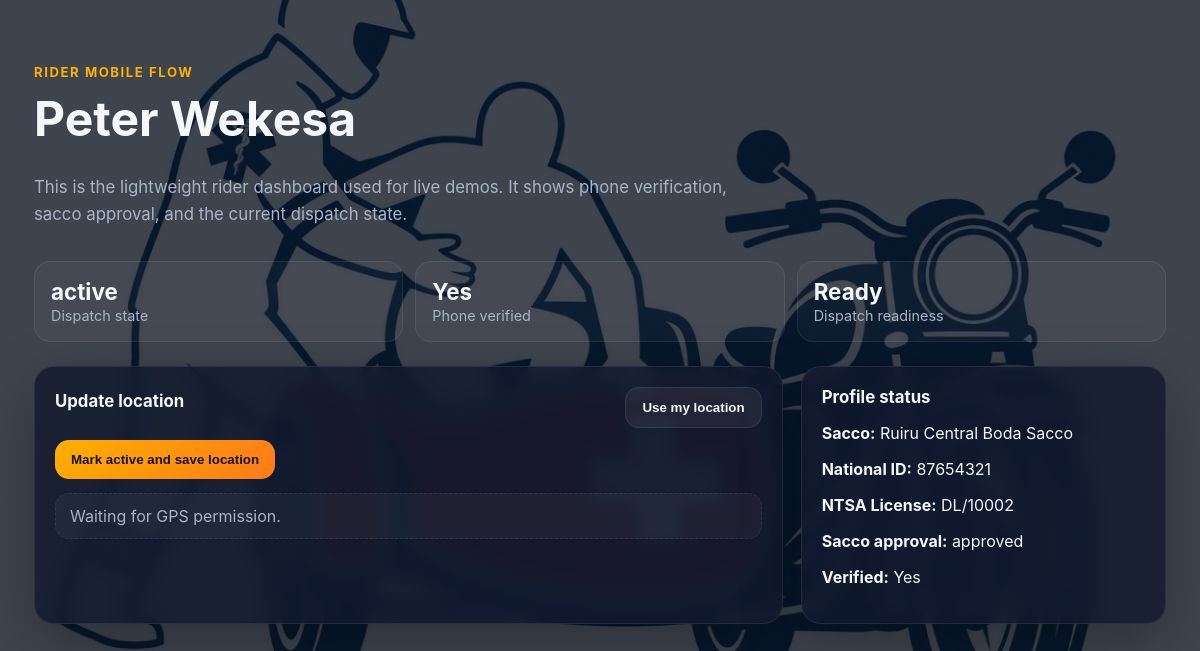
/riders/2/mobile/, run on the app's committed database.
### dispatch/models.py (models this page shows, shortened)
class RiderProfile(models.Model):
    class DispatchStatus(models.TextChoices):
        ACTIVE = "active", "Active"
        INACTIVE = "inactive", "Inactive"
    class SaccoApprovalStatus(models.TextChoices):
        PENDING = "pending", "Pending"
        APPROVED = "approved", "Approved"
        REJECTED = "rejected", "Rejected"
    national_id_validator = RegexValidator(regex=r"^\d{8}$", message="National ID number must be exactly 8 digits.")
    license_validator = RegexValidator(
        regex=r"^[A-Z0-9/-]{5,20}$",
        message="NTSA license number must be a valid alphanumeric code.",
    )
    user = models.OneToOneField(User, null=True, blank=True, on_delete=models.SET_NULL, related_name="rider_profile")
    full_name = models.CharField(max_length=120)
    phone_number = models.CharField(max_length=32, unique=True)
    national_id = models.CharField(max_length=8, unique=True, validators=[national_id_validator])
    ntsa_license_number = models.CharField(max_length=32, unique=True, validators=[license_validator])
    sacco = models.ForeignKey(Sacco, null=True, blank=True, on_delete=models.SET_NULL, related_name="riders")
    latitude = models.DecimalField(max_digits=9, decimal_places=6)
    longitude = models.DecimalField(max_digits=9, decimal_places=6)
    status = models.CharField(
        max_length=16,
        choices=DispatchStatus.choices,
        default=DispatchStatus.INACTIVE,
    )
    sacco_approval_status = models.CharField(
        max_length=16,
        choices=SaccoApprovalStatus.choices,
        default=SaccoApprovalStatus.PENDING,
    )
    is_phone_verified = models.BooleanField(default=False)
    is_verified = models.BooleanField(default=False)
    is_trained_first_aid = models.BooleanField(default=False)
    profile_photo = models.FileField(upload_to="rider-documents/photos/", blank=True)
    certificate_of_good_conduct = models.FileField(upload_to="rider-documents/good-conduct/", blank=True)
    sacco_membership_card = models.FileField(upload_to="rider-documents/sacco-cards/", blank=True)
    last_seen_at = models.DateTimeField(auto_now=True)
    created_at = models.DateTimeField(auto_now_add=True)
    updated_at = models.DateTimeField(auto_now=True)
    class Meta:
        ordering = ["-last_seen_at", "full_name"]
    @property
    def is_dispatch_ready(self) -> bool:
        return (
            self.status == self.DispatchStatus.ACTIVE
            and self.is_phone_verified
            and self.is_verified
            and self.sacco_approval_status == self.SaccoApprovalStatus.APPROVED
        )
    @property
    def dispatch_status(self) -> str:
        return self.status
    @property
    def sacco_name(self) -> str:
        return self.sacco.name if self.sacco else ""

class Sacco(models.Model):
    name = models.CharField(max_length=160, unique=True)
    slug = models.SlugField(max_length=180, unique=True, blank=True)
    chairman_name = models.CharField(max_length=120)
    chairman_phone = models.CharField(max_length=32, blank=True)
    access_token = models.CharField(max_length=64, unique=True, blank=True)
    is_active = models.BooleanField(default=True)
    created_at = models.DateTimeField(auto_now_add=True)
    class Meta:
        ordering = ["name"]

### dispatch/views.py (the view, shortened to what this page needs)
# urls.py: path("riders/<int:rider_id>/mobile/", views.rider_mobile_dashboard, name="rider_mobile_dashboard"),
@require_http_methods(["GET", "POST"])
def rider_mobile_dashboard(request, rider_id: int):
    rider = get_object_or_404(Rider.objects.select_related("sacco"), pk=rider_id)
    return render(request, "dispatch/rider_mobile.html", {"rider": rider})

### templates/dispatch/rider_mobile.html (shortened to what this page needs)
{% extends "dispatch/base.html" %}
{% block content %}
<section class="hero">
  <div class="eyebrow">Rider mobile flow</div>
  <h1>{{ rider.full_name }}</h1>
  <p class="subhead">
    This is the lightweight rider dashboard used for live demos. It shows phone verification, sacco approval, and the current dispatch state.
  </p>
  <div class="stats">
    <div class="stat"><strong>{{ rider.status }}</strong><span>Dispatch state</span></div>
    <div class="stat"><strong>{% if rider.is_phone_verified %}Yes{% else %}No{% endif %}</strong><span>Phone verified</span></div>
    <div class="stat"><strong>{% if rider.is_dispatch_ready %}Ready{% else %}Pending{% endif %}</strong><span>Dispatch readiness</span></div>
  </div>
</section>
<div class="grid">
  <div class="card col-8">
    <div class="panel-head">
      <h2 class="panel-title">Update location</h2>
      <button class="button secondary" type="button" id="share-location-btn">Use my location</button>
    </div>
    <form method="post" class="stack-form">
      <button type="submit" name="mark_active" value="1">Mark active and save location</button>
    </form>
    <div class="split-output" id="rider-location-output">Waiting for GPS permission.</div>
  </div>
  <div class="card col-4">
    <h2 class="panel-title">Profile status</h2>
    <p><strong>Sacco:</strong> {{ rider.sacco_name|default:"Unassigned" }}</p>
    <p><strong>National ID:</strong> {{ rider.national_id }}</p>
    <p><strong>NTSA License:</strong> {{ rider.ntsa_license_number }}</p>
    <p><strong>Sacco approval:</strong> {{ rider.sacco_approval_status }}</p>
    <p><strong>Verified:</strong> {% if rider.is_verified %}Yes{% else %}Pending admin review{% endif %}</p>
  </div>
</div>
{% endblock %}

### data on the page
RiderProfile: full_name "Peter Wekesa", status "active", sacco_name "Ruiru Central Boda Sacco", national_id "87654321", ntsa_license_number "DL/10002", sacco_approval_status "approved"
